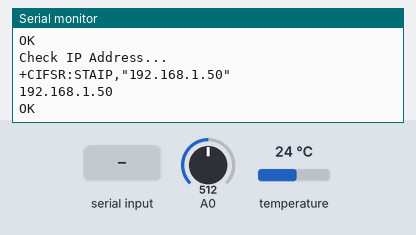
Bench run of a sketch on a simulated Arduino Uno, built with avr-gcc and run on an emulated ATmega328P. Shown: the last lines printed to the serial monitor. The inputs (shaded band) are chosen by the test bench; at power-on: A0 = 512, temperature 24 °C. The modem accepts every AT command (registered, SIM ready, sends succeed) and sends nothing else.

Above: at 8.5 s.
8.6 s: "1" received over the second serial link
At 9.3 s:
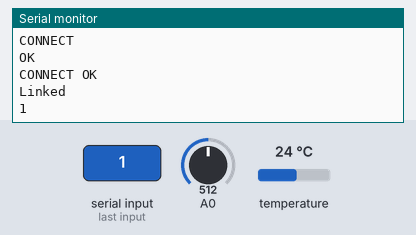
10.3 s: "0" received over the second serial link
At 11.3 s:
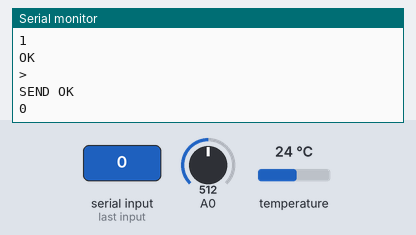

The sketch:

ESP_ILYAS.ino
```cpp
#include "Arduino.h"
#include <SoftwareSerial.h>
#include <OneWire.h>
#include <DallasTemperature.h>

#define DEBUG true
#define ONE_WIRE_BUS 2

OneWire oneWire(ONE_WIRE_BUS);
DallasTemperature sensors(&oneWire);
 const String HOST = "kualitasair.000webhostapp.com"; //your localhost at same ssid, ifconfig
 SoftwareSerial ser(A2, A3); // TX 2, RX 3

  void setup(){
  //setup esp
   Serial.begin(9600);
   sensors.begin();
   ser.begin(9600); // 9600 stable baud rate for uno
   delay(100);
   connectWifi();
   delay(100);
  }

  void loop() {
  //sensor Suhu
  sensors.requestTemperatures(); // Send the command to get temperature readings
  // script kekeruhan
  float teg;
//  int a = 24.25;
//  int c = 27.31;
  int val = analogRead(A0);
  teg = val*(5.0/1024);
  float b = 100.00-(teg/4.16)*100.00;
  String kr = String(b);
  String sh = String(sensors.getTempCByIndex(0));
// String sh = String(c);
//  Serial.print(kr);
//  Serial.print(sh);
 sendDataID(kr, sh);
 delay(1000);// gunakan millis
  // connection
  }

  void sendDataID(String prm1, String prm2) {
  String request = "{\"kr\":\"" +prm1+ "\", \"sh\":\"" + prm2 + "\"}";
  String cmd = "AT+CIPSTART=\"TCP\",\"";

   cmd += HOST;
   cmd += "\",80\r\n";
   sendCommand(cmd, 600, DEBUG);
   delay(30);

   String cmd2 = "POST /api/pushfirebase";
   //cmd2 += String(svalFertInterval, DEC);

   cmd2 += " HTTP/1.1\r\n";
   cmd2 += "Host: " + HOST + "\r\n";
   cmd2 += "Accept: application/json\r\n";
   cmd2 += "Content-Type: application/json\r\n";
   cmd2 += "Content-Length: ";
   cmd2 += request.length();
   cmd2 += "\r\n\r\n";
   cmd2 += request;

   String pjg = "AT+CIPSEND=";
   pjg += cmd2.length();
   pjg += "\r\n";

   String closeCommand = "AT+CIPCLOSE";
   closeCommand += "\r\n";

   sendCommand(pjg, 600, DEBUG);
   delay(100);
   sendCommand(cmd2, 1000, DEBUG);
   delay(100);
   sendCommand(closeCommand, 500, DEBUG);
   delay(100);
}

String sendCommand(String command, const int timeout, boolean debug) {
   String response = "";

   ser.print(command); // send the read character to the esp8266

   long int time = millis();

   while ((time + timeout) > millis()) {
     while (ser.available()) {
       // The esp has data so display its output to the serial window
       char c = ser.read(); // read the next character.
       response += c;
     }
   }

   if (debug) {
     Serial.print(response);
   }
   return response;
 }

 void connectWifi() {
   //Set-wifi
   Serial.print("Restart Module...\n");
   sendCommand("AT+RST\r\n", 1000, DEBUG);
   delay(500);
   Serial.print("Set wifi mode...\n");
   sendCommand("AT+CWMODE=1\r\n", 1000, DEBUG); //
   delay(500);
   Serial.print("Connect to access point...\n");
   sendCommand("AT+CWJAP=\"Willy-Fachrul\",\"081214130007\"\r\n", 1000, DEBUG);
   delay(2000);
   Serial.print("Check IP Address...\n");
   sendCommand("AT+CIFSR\r\n", 1000, DEBUG); // get ip address
   delay(100);

 }
```

Measured:
- after the input at 8.6 s, the serial monitor: prints a new line after 0.25 s (image 1)
- after the input at 10.3 s, the serial monitor: prints a new line after 0.46 s (image 2)
